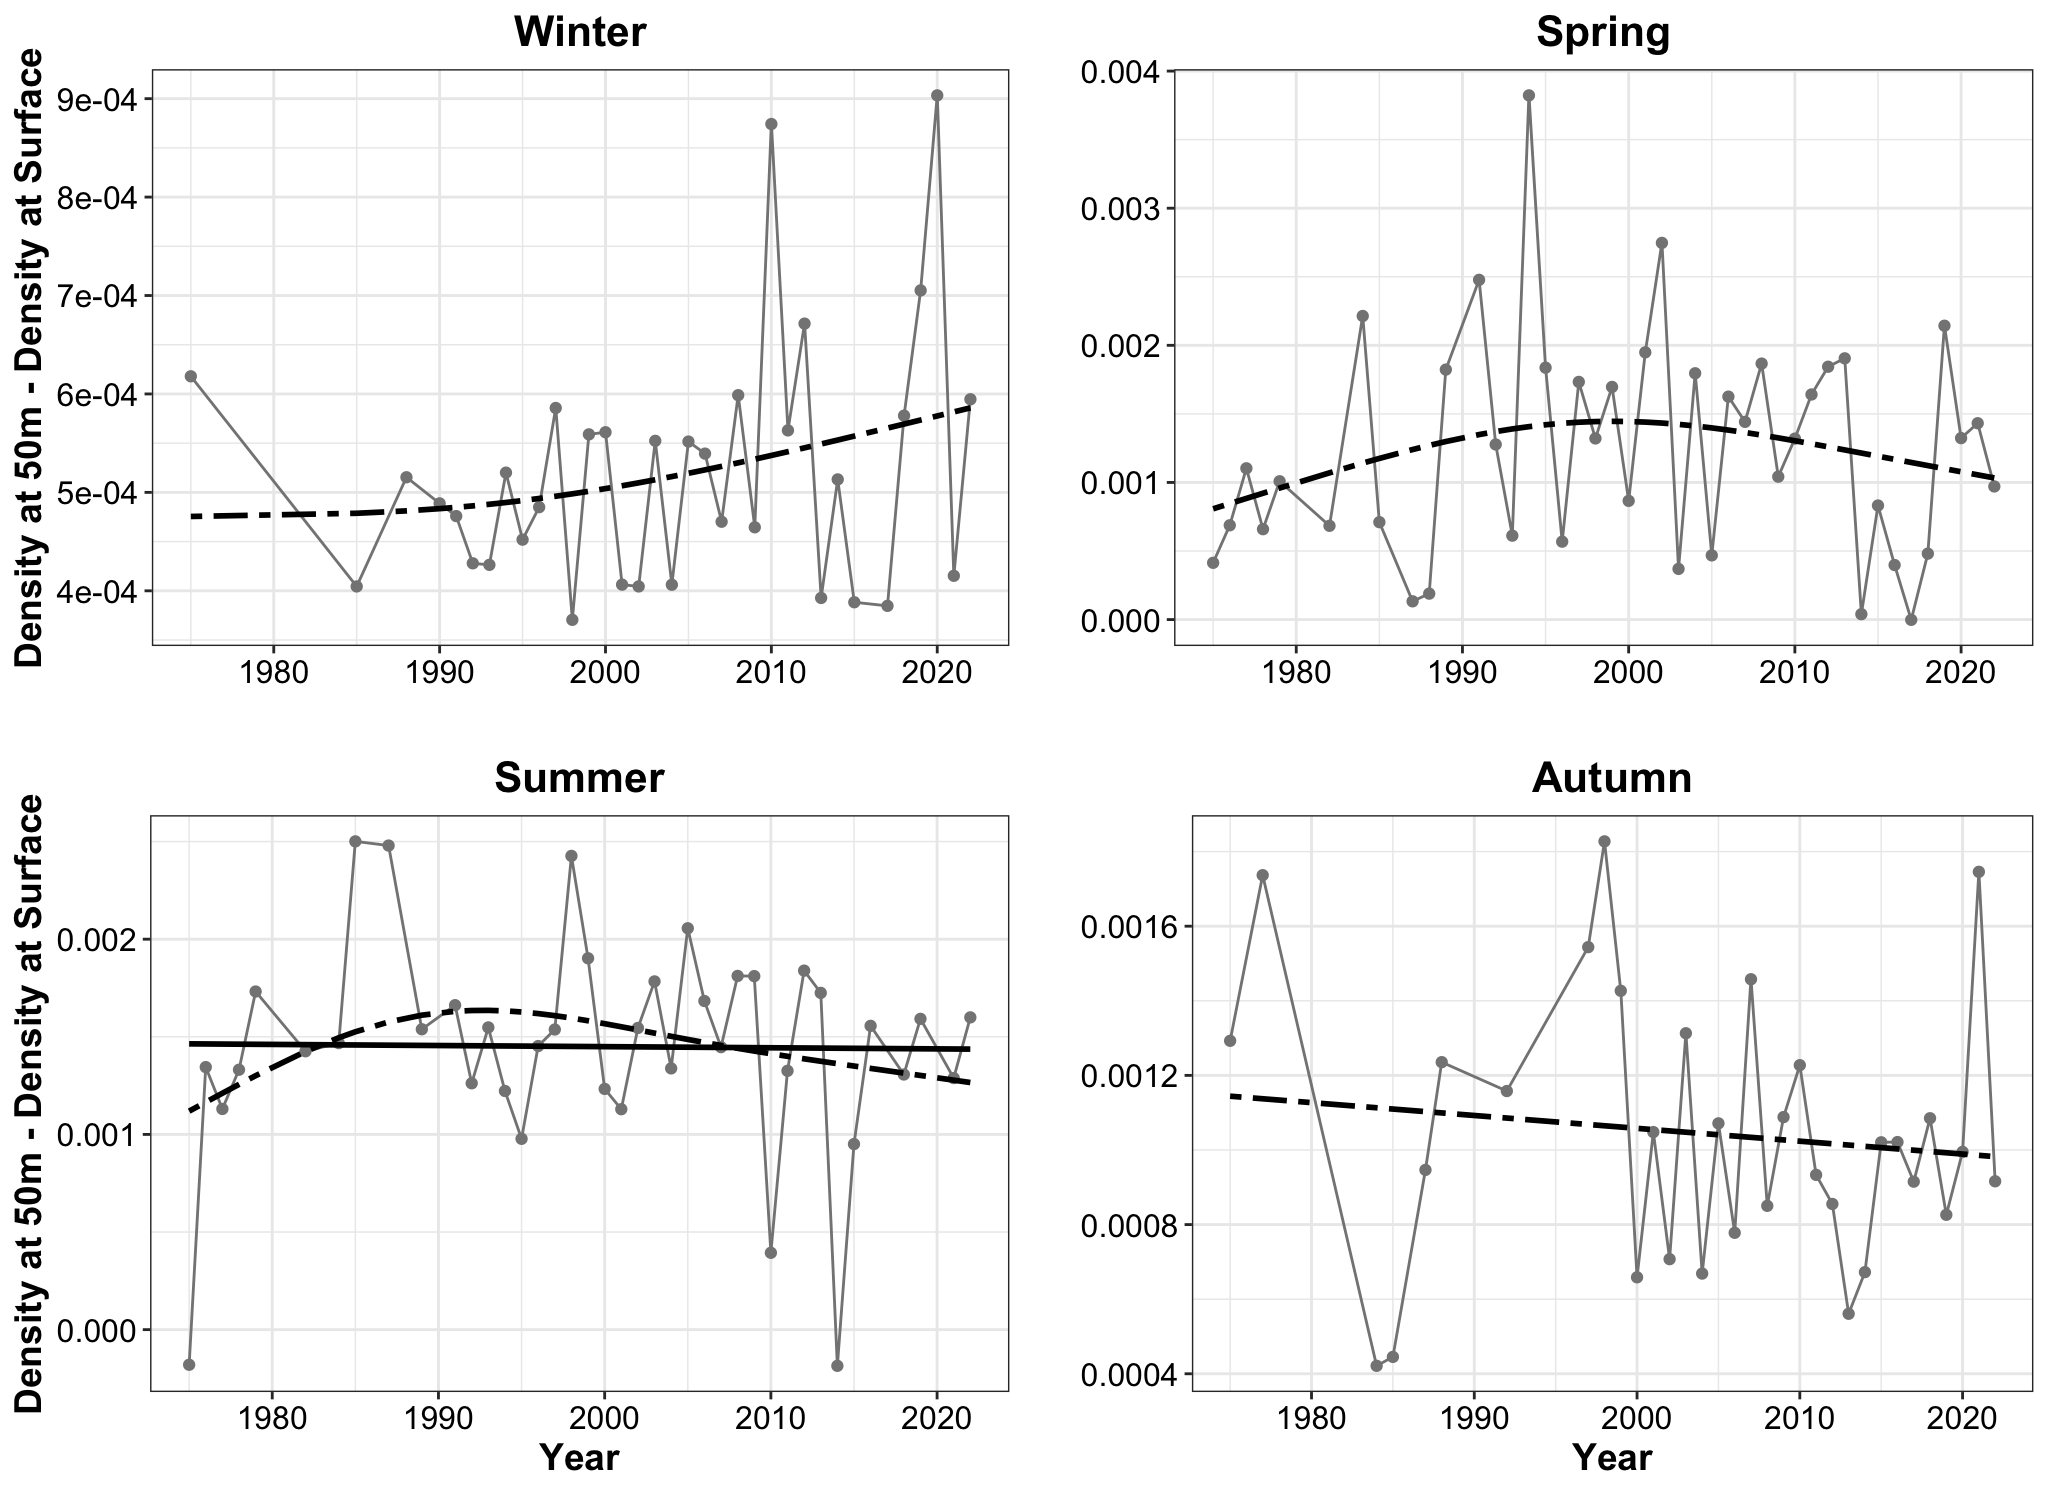

This chart was generated by the following R code:
## Figures for Stratification Seasonally

## **Laura Gruenburg, lagruenburg@gmail.com**

#   **LAST UPDATED: December 29, 2023**

setwd("~/Desktop/NYB Indicators/Deriv")
source("Deriv.R")
library(mgcv)
library(ggplot2)
#library(mgcViz)


#######Load the datasets
setwd("~/Desktop/NYB Indicators/NYB_Indicators_Calculations/Final_Timeseries_Figures/Timeseries_Files_2023")
strat<-read.csv("Strat_seasonally_Jan_10_2024.csv", header = TRUE)
nyb = strat[strat$Loc == 'NYB',]
nyb$Val_I <- nyb$Intercept + nyb$Val

winter = nyb[nyb$season == 'winter',]
spring = nyb[nyb$season == 'spring',]
summer = nyb[nyb$season == 'summer',]
fall = nyb[nyb$season == 'fall',]


# WINTER

qwinter = quantile(winter$Val_I, probs = c(.30, .70))

# find the last 5 years mean
mn_winter5 = mean(winter$Val_I[winter$Year >= 2019])
# what quintile the data is in
mn_winter5 >qwinter


# Creat a GAM - adjust k and remember to check model
mod_w<- gam(Val_I ~ s(Year, k=5), data = winter)
summary(mod_w) #check out model
gam.check(mod_w)

pdata_w <- with(winter, data.frame(Year = Year))
p2_mod_w <- predict(mod_w, newdata = pdata_w,  type = "terms", se.fit = TRUE)
intercept_w = 0.0005219411    # look at p2_mod and extract the intercept
pdata_w <- transform(pdata_w, p2_mod_w = p2_mod_w$fit[,1], se2_w = p2_mod_w$se.fit[,1])

#  Now that we have the model prediction, the next step is to calculate the first derivative
#  Then determine which increases and decreases are significant
Term = "Year"
mod_w.d <- Deriv(mod_w, n=35) # n is the number of years
mod_w.dci <- confint(mod_w.d, term = Term)
mod_w.dsig <- signifD(pdata_w$p2_mod_w, d = mod_w.d[[Term]]$deriv,
                      +                    mod_w.dci[[Term]]$upper, mod_w.dci[[Term]]$lower)

# Take a quick look to make sure it appears ok before final plotting
plot(Val_I ~ Year, data = winter)
lines(Val_I ~ Year, data = winter)
lines(p2_mod_w+intercept_w ~ Year, data = pdata_w, type = "n")
lines(p2_mod_w+intercept_w ~ Year, data = pdata_w)
lines(unlist(mod_w.dsig$incr)+intercept_w ~ Year, data = pdata_w, col = "blue", lwd = 3)
lines(unlist(mod_w.dsig$decr)+intercept_w ~ Year, data = pdata_w, col = "red", lwd = 3)

linearMod_w<- lm(Val_I ~ Year, data=winter)
summary(linearMod_w)

wint_plot <- ggplot() + 
  geom_line(data = winter, aes(x = Year, y = Val_I), color = 'grey52') +
  geom_point(data = winter, aes(x = Year, y = Val_I), color = 'grey52') + 
  #geom_point(data = winter[42,], aes(x= Year, y = Val_I), shape = 17, size =3) +
  #geom_smooth(data = winter[19:81, ], aes(x = Year, y = Val_I), method = lm, se = FALSE, color = 'black') + 
  geom_line(data=pdata_w, aes(x = Year, y = p2_mod_w+intercept_w), se = FALSE, color = 'black', linetype = 'twodash', size = 1) + 
  #geom_line(data = pdata_w, aes(y = unlist(mod_w.dsig$incr)+intercept_w, x = Year), color = "blue", size = 1) + 
  #geom_line(data = pdata_w, aes(y = unlist(mod_w.dsig$decr)+intercept_w, x = Year), color = 'red', size = 1) + 
  theme_bw() +
  labs (y = bquote("Density at 50m - Density at Surface"), x =' ',title = 'Winter') + 
  theme(plot.title=element_text(size = 16,face = 'bold',hjust = 0.5), axis.title=element_text(size = 14, face = 'bold'), axis.text= element_text(color = 'black', size = 12))

# SPRING

qspring = quantile(spring$Val_I, probs = c(.30, .70))

# find the last 5 years mean
mn_spring5 = mean(spring$Val_I[spring$Year >= 2019])
# what quintile the data is in
mn_spring5 >qspring

#the last spring Val_Iue is not averaging all the spring months so it looks anomalously low
#spring = spring[spring$X<77,]
# Creat a GAM - adjust k and remember to check model
mod_sp<- gam(Val_I ~ s(Year, k=5), data = spring)
summary(mod_sp) #check out model
gam.check(mod_sp)

pdata_sp <- with(spring, data.frame(Year = Year))
p2_mod_sp <- predict(mod_sp, newdata = pdata_sp,  type = "terms", se.fit = TRUE)
intercept_sp = 0.001243506    # look at p2_mod and extract the intercept
pdata_sp <- transform(pdata_sp, p2_mod_sp = p2_mod_sp$fit[,1], se2_sp = p2_mod_sp$se.fit[,1])

#  Now that we have the model prediction, the next step is to calculate the first derivative
#  Then determine which increases and decreases are significant
Term = "Year"
mod_sp.d <- Deriv(mod_sp, n=43) # n is the number of years
mod_sp.dci <- confint(mod_sp.d, term = Term)
mod_sp.dsig <- signifD(pdata_sp$p2_mod_sp, d = mod_sp.d[[Term]]$deriv,
                       +                    mod_sp.dci[[Term]]$upper, mod_sp.dci[[Term]]$lower)

# Take a quick look to make sure it appears ok before final plotting
plot(Val_I ~ Year, data = spring)
lines(Val_I ~ Year, data = spring)
lines(p2_mod_sp+intercept_sp ~ Year, data = pdata_sp, type = "n")
lines(p2_mod_sp+intercept_sp ~ Year, data = pdata_sp)
lines(unlist(mod_sp.dsig$incr)+intercept_sp ~ Year, data = pdata_sp, col = "blue", lwd = 3)
lines(unlist(mod_sp.dsig$decr)+intercept_sp ~ Year, data = pdata_sp, col = "red", lwd = 3)

linearMod_sp<- lm(Val_I ~ Year, data=spring)
summary(linearMod_sp)

spr_plot <- ggplot() + 
  geom_line(data = spring, aes(x = Year, y = Val_I), color = 'grey52') +
  geom_point(data = spring, aes(x = Year, y = Val_I), color = 'grey52') + 
  #geom_point(data = spring[42,], aes(x= Year, y = Val_I), shape = 17, size =3) +
  #geom_smooth(data = spring[spring$Year > 1959, ], aes(x = Year, y = Val_I), method = lm, se = FALSE, color = 'black') + 
  geom_line(data=pdata_sp, aes(x = Year, y = p2_mod_sp+intercept_sp), se = FALSE, color = 'black', linetype = 'twodash', size = 1) + 
  #geom_line(data = pdata_sp, aes(y = unlist(mod_sp.dsig$incr)+intercept_sp, x = Year), color = "blue", size = 1) + 
  #geom_line(data = pdata_sp, aes(y = unlist(mod_sp.dsig$decr)+intercept_sp, x = Year), color = 'red', size = 1) + 
  theme_bw() +
  labs (y = bquote(" "), x = ' ', title = 'Spring') + 
  theme(plot.title=element_text(size = 16,face = 'bold',hjust = 0.5), axis.title=element_text(size = 14, face = 'bold'), axis.text= element_text(color = 'black', size = 12))

# SUMMER

qsummer = quantile(summer$Val_I, probs = c(.30, .70))

# find the last 5 years mean
mn_summer5 = mean(summer$Val_I[summer$Year >= 2019])
# what quintile the data is in
mn_summer5 >qsummer

# Creat a GAM - adjust k and remember to check model
mod_su<- gam(Val_I ~ s(Year, k=5), data = summer)
summary(mod_su) #check out model
gam.check(mod_su)

pdata_su <- with(summer, data.frame(Year = Year))
p2_mod_su <- predict(mod_su, newdata = pdata_su,  type = "terms", se.fit = TRUE)
intercept_su = 0.001449802  # look at p2_mod and extract the intercept
pdata_su <- transform(pdata_su, p2_mod_su = p2_mod_su$fit[,1], se2_su = p2_mod_su$se.fit[,1])

#  Now that we have the model prediction, the next step is to calculate the first derivative
#  Then determine which increases and decreases are significant
Term = "Year"
mod_su.d <- Deriv(mod_su, n=40) # n is the number of years
mod_su.dci <- confint(mod_su.d, term = Term)
mod_su.dsig <- signifD(pdata_su$p2_mod_su, d = mod_su.d[[Term]]$deriv,
                       +                    mod_su.dci[[Term]]$upper, mod_su.dci[[Term]]$lower)

# Take a quick look to make sure it appears ok before final plotting
plot(Val_I ~ Year, data = summer)
lines(Val_I ~ Year, data = summer)
lines(p2_mod_su+intercept_su ~ Year, data = pdata_su, type = "n")
lines(p2_mod_su+intercept_su ~ Year, data = pdata_su)
lines(unlist(mod_su.dsig$incr)+intercept_su ~ Year, data = pdata_su, col = "blue", lwd = 3)
lines(unlist(mod_su.dsig$decr)+intercept_su ~ Year, data = pdata_su, col = "red", lwd = 3)

linearMod_su<- lm(Val_I ~ Year, data=summer)
summary(linearMod_su)

sum_plot <- ggplot() + 
  geom_line(data = summer, aes(x = Year, y = Val_I), color = 'grey52') +
  geom_point(data = summer, aes(x = Year, y = Val_I), color = 'grey52') + 
  #geom_point(data = summer[42,], aes(x= Year, y = Val_I), shape = 17, size =3) +
  #geom_smooth(data = summer, aes(x = Year, y = Val_I), method = lm, se = FALSE, color = 'black') + 
  geom_line(data=pdata_su, aes(x = Year, y = p2_mod_su+intercept_su), se = FALSE, color = 'black', linetype = 'twodash', size = 1) + 
  geom_line(data = pdata_su, aes(y = unlist(mod_su.dsig$incr)+intercept_su, x = Year), color = "blue", size = 1) + 
  geom_line(data = pdata_su, aes(y = unlist(mod_su.dsig$decr)+intercept_su, x = Year), color = 'red', size = 1) + 
  theme_bw() +
  labs (y = bquote("Density at 50m - Density at Surface"), x = 'Year', title = 'Summer') + 
  theme(plot.title=element_text(size = 16,face = 'bold',hjust = 0.5), axis.title=element_text(size = 14, face = 'bold'), axis.text= element_text(color = 'black', size = 12))

# FALL


qfall = quantile(fall$Val_I, probs = c(.30, .70))

# find the last 5 years mean
mn_fall5 = mean(fall$Val_I[fall$Year >= 2019])
# what quintile the data is in
mn_fall5 >qfall


# Creat a GAM - adjust k and remember to check model
#fall = fall[fall$Year < 2023, ]
#fall 2023 is incomplete, we only have data through early Nov.  Fall 2023 will be included next year
mod_fa<- gam(Val_I ~ s(Year, k=5), data = fall)
summary(mod_fa) #check out model
gam.check(mod_fa)

pdata_fa <- with(fall, data.frame(Year = Year))
p2_mod_fa <- predict(mod_fa, newdata = pdata_fa,  type = "terms", se.fit = TRUE)
intercept_fa = 0.001043928   # look at p2_mod and extract the intercept
pdata_fa <- transform(pdata_fa, p2_mod_fa = p2_mod_fa$fit[,1], se2_fa = p2_mod_fa$se.fit[,1])

#  Now that we have the model prediction, the next step is to calculate the first derivative
#  Then determine which increases and decreases are significant
Term = "Year"
mod_fa.d <- Deriv(mod_fa, n=33) # n is the number of years
mod_fa.dci <- confint(mod_fa.d, term = Term)
mod_fa.dsig <- signifD(pdata_fa$p2_mod_fa, d = mod_fa.d[[Term]]$deriv,
                       +                    mod_fa.dci[[Term]]$upper, mod_fa.dci[[Term]]$lower)

# Take a quick look to make sure it appears ok before final plotting
plot(Val_I ~ Year, data = fall)
lines(Val_I ~ Year, data = fall)
lines(p2_mod_fa+intercept_fa ~ Year, data = pdata_fa, type = "n")
lines(p2_mod_fa+intercept_fa ~ Year, data = pdata_fa)
lines(unlist(mod_fa.dsig$incr)+intercept_fa ~ Year, data = pdata_fa, col = "blue", lwd = 3)
lines(unlist(mod_fa.dsig$decr)+intercept_fa ~ Year, data = pdata_fa, col = "red", lwd = 3)

linearMod_fa<- lm(Val_I ~ Year, data=fall)
summary(linearMod_fa)

fall_plot <- ggplot() + 
  geom_line(data = fall, aes(x = Year, y = Val_I), color = 'grey52') +
  geom_point(data = fall, aes(x = Year, y = Val_I), color = 'grey52') + 
  #geom_point(data = fall[41,], aes(x= Year, y = Val_I), shape = 17, size =3) +
  #geom_smooth(data = fall[fall$Year > 1959, ], aes(x = Year, y = Val_I), method = lm, se = FALSE, color = 'black') + 
  geom_line(data = pdata_fa, aes(x = Year, y = p2_mod_fa+intercept_fa), se = FALSE, color = 'black', linetype = 'twodash', size = 1) + 
  #geom_line(data = pdata_fa, aes(y = unlist(mod_fa.dsig$incr)+intercept_fa, x = Year), color = "blue", size = 1) + 
  #geom_line(data = pdata_fa, aes(y = unlist(mod_fa.dsig$decr)+intercept_fa, x = Year), color = 'red', size = 1) + 
  theme_bw() +
  labs (y = bquote(" "), x = 'Year', title = 'Autumn') + 
  theme(plot.title=element_text(size = 16,face = 'bold',hjust = 0.5), axis.title=element_text(size = 14, face = 'bold'), axis.text= element_text(color = 'black', size = 12))

ggplot() + 
  geom_line(data = fall, aes(x = Year, y = Val_I), color = 'grey52') +
  geom_point(data = fall, aes(x = Year, y = Val_I), color = 'grey52') + 
  geom_line(data = pdata_fa, aes(x = Year, y = p2_mod_fa+intercept_fa), se = FALSE, color = 'black', linetype = 'twodash', size = 1) + 
 
  geom_line(data = winter, aes(x = Year, y = Val_I), color = 'grey52') +
  geom_point(data = winter, aes(x = Year, y = Val_I), color = 'grey52') + 
  geom_line(data=pdata_w, aes(x = Year, y = p2_mod_w+intercept_w), se = FALSE, color = 'black', linetype = 'twodash', size = 1) + 
  
  geom_line(data = spring, aes(x = Year, y = Val_I), color = 'grey52') +
  geom_point(data = spring, aes(x = Year, y = Val_I), color = 'grey52') + 
  geom_line(data=pdata_sp, aes(x = Year, y = p2_mod_sp+intercept_sp), se = FALSE, color = 'black', linetype = 'twodash', size = 1) + 
  
  geom_line(data = summer, aes(x = Year, y = Val_I), color = 'grey52') +
  geom_point(data = summer, aes(x = Year, y = Val_I), color = 'grey52') + 
  geom_line(data=pdata_su, aes(x = Year, y = p2_mod_su+intercept_su), se = FALSE, color = 'black', linetype = 'twodash', size = 1) + 
  theme_bw() +
  labs (y = bquote("Density at surface/Density at 50m"), x = 'Year', title = 'Stratification') + 
  theme(plot.title=element_text(size = 16,face = 'bold',hjust = 0.5), axis.title=element_text(size = 14, face = 'bold'), axis.text= element_text(color = 'black', size = 12))


# Now plot all 4 together
library(ggpubr)

ggarrange(wint_plot,spr_plot,sum_plot,fall_plot,nrow=2,ncol=2)
